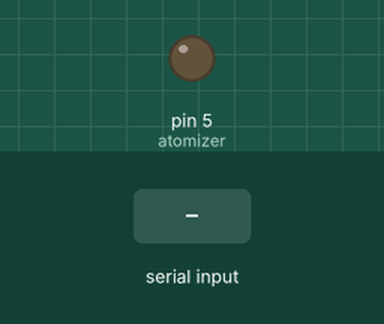
The sketch below on a simulated Arduino Uno, built with avr-gcc and run on an emulated ATmega328P. Parts: output pins drawn as LEDs (lit = HIGH). The test bench sets the inputs (shaded band).

Above: at 1.2 s.
1.3 s: "w" received over Serial
At 2.7 s:
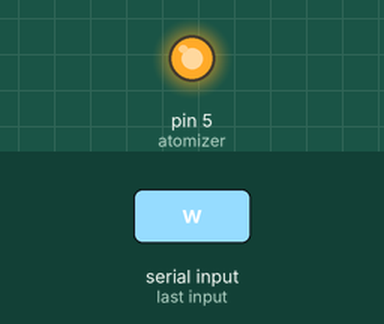
Timing chart, 0 to 12.8 s (numbered marks = the images above; inputs shaded):
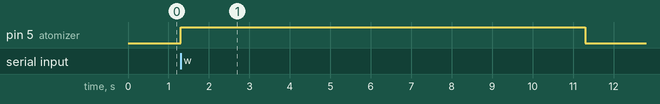

Measured:
- after the input at 1.3 s, pin 5 (atomizer): LOW → HIGH at once, → LOW 10.0 s later

The sketch:

Control_B_2.0.ino
```cpp
#include "DHT.h"
DHT dht(3, DHT11);                           //DHT11

void setup()
{
  dht.begin();
  Serial.begin(9600);
  pinMode(5, OUTPUT);     //atomizer
}

void loop()
{
  char a=Serial.read();


  if (a=='w')                    //atomizer
  {
      digitalWrite(5, HIGH);
      delay(10000);
      digitalWrite(5, LOW);
  }

  if(a=='4')                        //temperature
  {
    float t = dht.readTemperature();
    if (isnan(t))
    {
      Serial.println("無法從DHT傳感器讀取！");
      return;
    }
    Serial.print(t);
  }

  if(a=='h')                      //humiduty
  {
    float h = dht.readHumidity();
    if (isnan(h))
    {
      Serial.println("無法從DHT傳感器讀取！");
      return;
    }
    Serial.print(h);
  }


}
```
